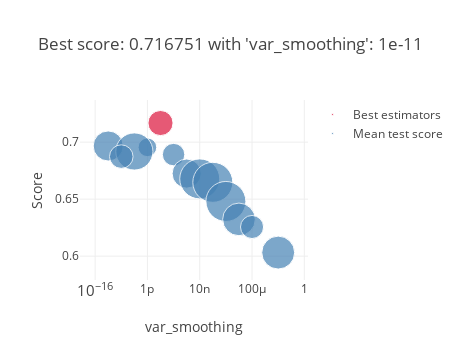

The notebook cell saved with this chart:
### Code cell
parameters = {
    'var_smoothing': [1e-2, 1e-3, 1e-4, 1e-5, 1e-6, 1e-7, 1e-8, 1e-9, 1e-10, 1e-11, 1e-12, 1e-13, 1e-14, 1e-15]
}
clf = GridSearchCV(gaussian, parameters, cv=kfold, scoring="f1", n_jobs=4, verbose=1)
clf.fit(X_train, Y_train)
plot_grid_search(clf)
table_grid_search(clf)

### Figure 1 — Plotly figure (JSON) as saved in the notebook; plotly's stock layout.template omitted (floating-point values rounded to 4 significant figures)
{"data": [{"marker": {"color": "SteelBlue", "size": [0.002648, 0.001018, 0.004049, 0.001474, 0.001628, 0.002485, 0.004687, 0.004686, 0.004687, 0.003124, 0.001562, 0, 0.003178], "sizemin": 4, "sizemode": "area", "sizeref": 5.858e-06}, "mode": "markers", "name": "Mean test score", "showlegend": true, "text": ["'var_smoothing': 1e-15", "'var_smoothing': 1e-12", "'var_smoothing': 1e-13", "'var_smoothing': 1e-10", "'var_smoothing': 1e-14", "'var_smoothing': 1e-09", "'var_smoothing': 1e-08", "'var_smoothing': 1e-07", "'var_smoothing': 1e-06", "'var_smoothing': 1e-05", "'var_smoothing': 0.0001", "'var_smoothing': 0.001", "'var_smoothing': 0.01"], "type": "scatter", "x": [1e-15, 1e-12, 1e-13, 1e-10, 1e-14, 1e-09, 1e-08, 1e-07, 1e-06, 1e-05, 0.0001, 0.001, 0.01], "xaxis": "x", "y": [0.6966, 0.6954, 0.6918, 0.6891, 0.6873, 0.6724, 0.6678, 0.6648, 0.648, 0.6322, 0.6256, 0.6228, 0.6031], "yaxis": "y"}, {"marker": {"color": "Crimson", "size": [0.001846], "sizemin": 4, "sizemode": "area", "sizeref": 5.858e-06}, "mode": "markers", "name": "Best estimators", "showlegend": true, "text": ["{'var_smoothing': 1e-11}"], "type": "scatter", "x": [1e-11], "xaxis": "x", "y": [0.7168], "yaxis": "y"}], "layout": {"height": 360, "hovermode": "closest", "legend": {"traceorder": "reversed"}, "title": {"text": "Best score: 0.716751 with 'var_smoothing': 1e-11"}, "width": 460, "xaxis": {"anchor": "y", "domain": [0, 1], "title": {"text": "var_smoothing"}, "type": "log"}, "yaxis": {"anchor": "x", "domain": [0, 1], "title": {"text": "Score"}}}}
